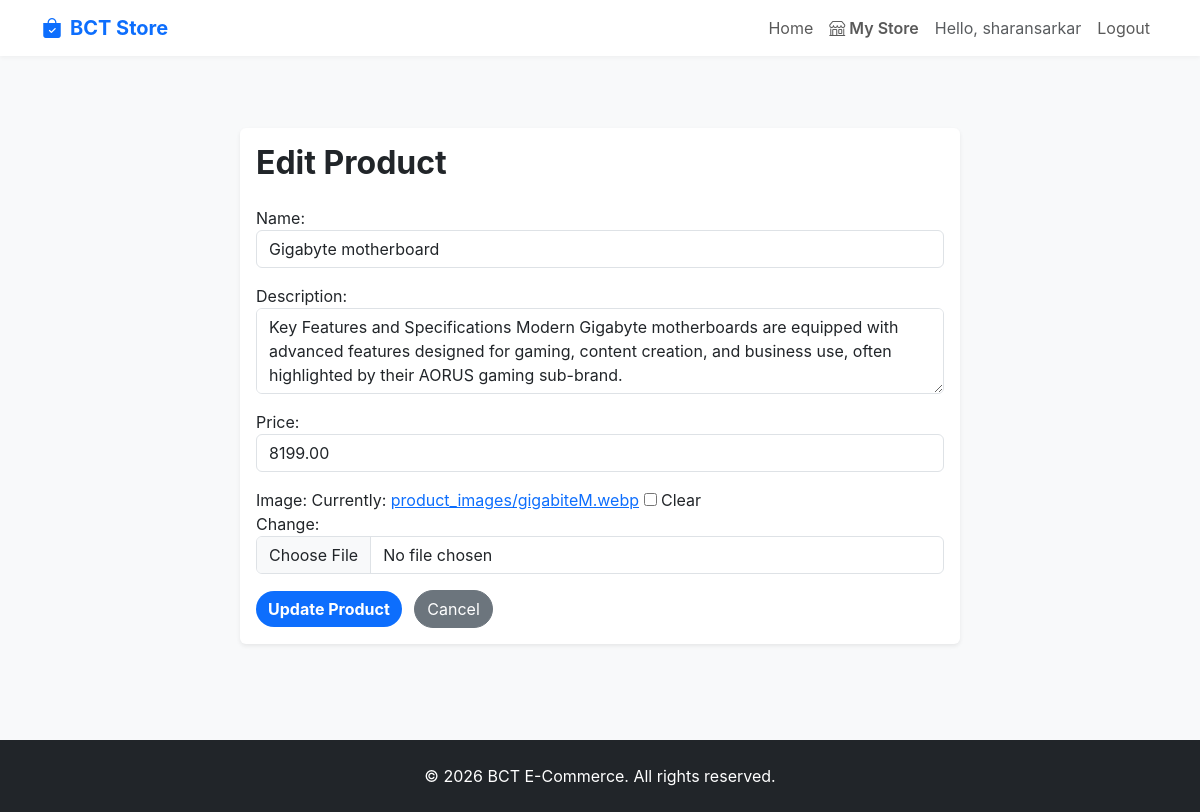
Before: /my-store/edit-product/6/ (signed in) with the older database file.
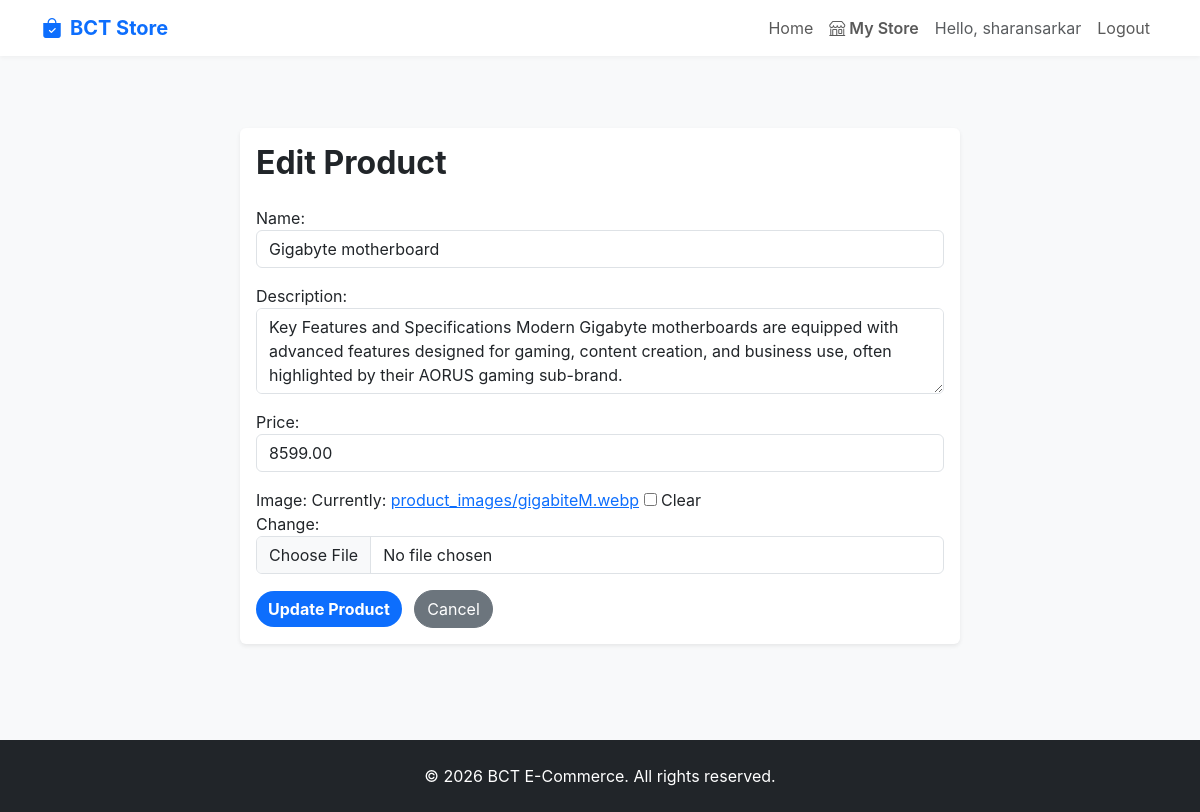
After: the same page with the newer database file.
### store/models.py (models this page shows, shortened)
class Product(models.Model):
    store = models.ForeignKey(Store, on_delete=models.CASCADE, related_name='products')
    name = models.CharField(max_length=200)
    description = models.TextField()
    price = models.DecimalField(max_digits=10, decimal_places=2)
    image = models.ImageField(upload_to='product_images/', blank=True, null=True)

### store/views.py (the view)
# urls.py: path('my-store/edit-product/<int:pk>/', views.edit_product, name='edit_product'),
@login_required
def edit_product(request, pk):
    product = get_object_or_404(Product, pk=pk)
    if product.store.owner != request.user:
        return HttpResponseForbidden("You are not allowed to edit this product.")
    if request.method == 'POST':
        form = ProductForm(request.POST, request.FILES, instance=product)
        if form.is_valid():
            form.save()
            messages.success(request, 'Product updated successfully!')
            return redirect('my_store')
    else:
        form = ProductForm(instance=product)
    return render(request, 'store/edit_product.html', {'form': form, 'product': product})

### store/forms.py
class ProductForm(forms.ModelForm):
    class Meta:
        model = Product
        fields = ['name', 'description', 'price', 'image']
        widgets = {
            'name': forms.TextInput(attrs={'class': 'form-control'}),
            'description': forms.Textarea(attrs={'rows': 3, 'class': 'form-control'}),
            'price': forms.NumberInput(attrs={'class': 'form-control', 'step': '0.01'}),
            'image': forms.ClearableFileInput(attrs={'class': 'form-control'}),
        }

### store/templates/store/edit_product.html (shortened to what this page needs)
{% extends 'store/base.html' %}
{% block content %}
<div class="container py-5">
    <div class="row justify-content-center">
        <div class="col-md-8">
            <div class="card shadow-sm border-0">
                <div class="card-body">
                    <h2 class="mb-4 fw-bold">Edit Product</h2>
                    <form method="post" enctype="multipart/form-data">
                        {{ form.as_p }}
                        <button type="submit" class="btn btn-primary rounded-pill fw-bold">Update Product</button>
                        <a href="{% url 'my_store' %}" class="btn btn-secondary rounded-pill ms-2">Cancel</a>
                    </form>
                </div>
            </div>
        </div>
    </div>
</div>
{% endblock %}

Changed rows visible on the page:
changed Product "Gigabyte motherboard": price "8199.00" → "8599.00"
